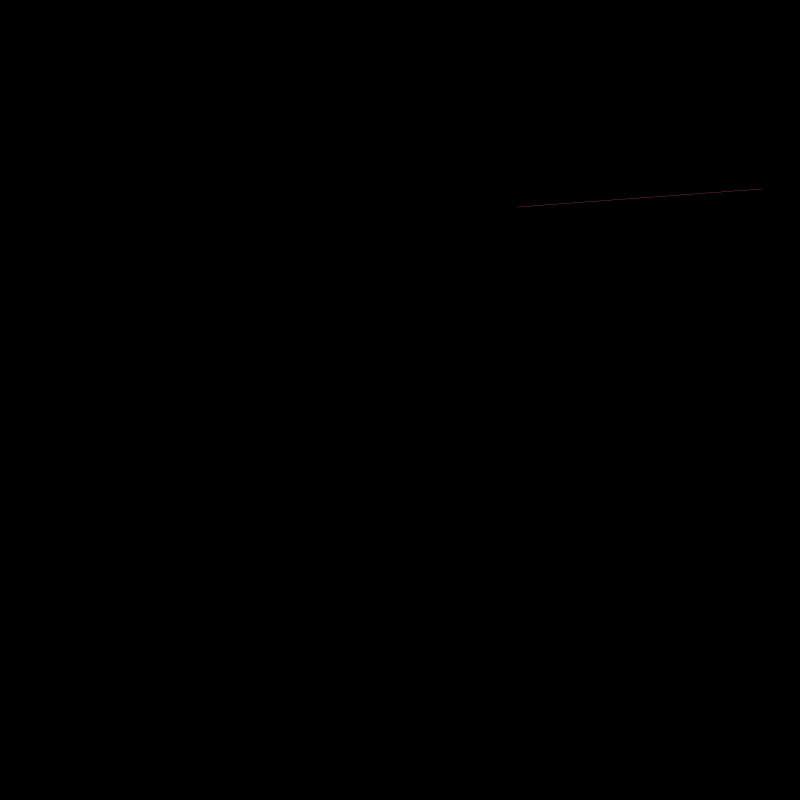
Frame 1 (no input)
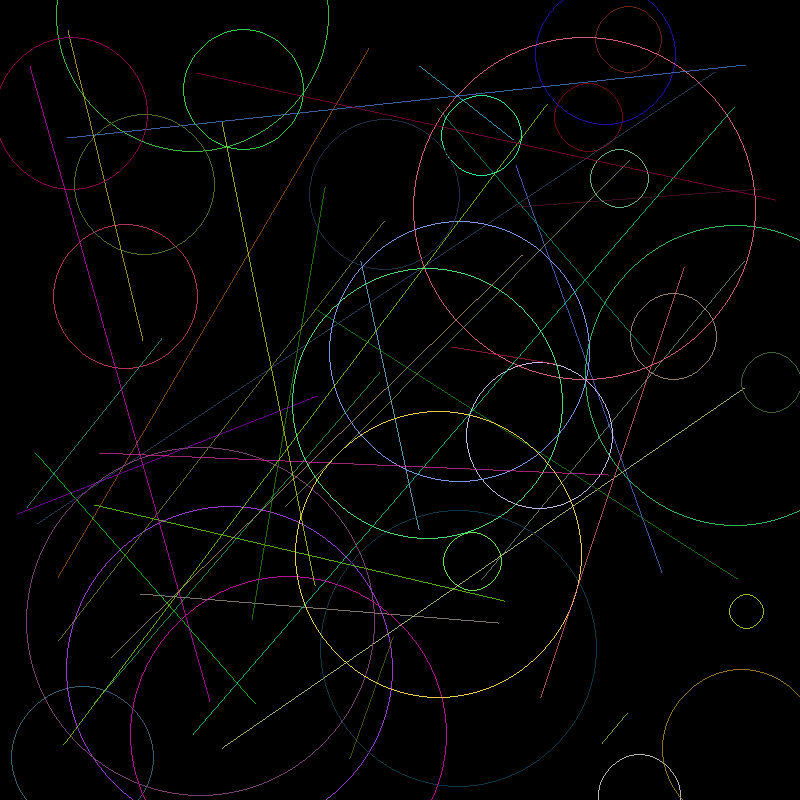
Frame 60 (the mouse pressed at the canvas centre just before this capture)
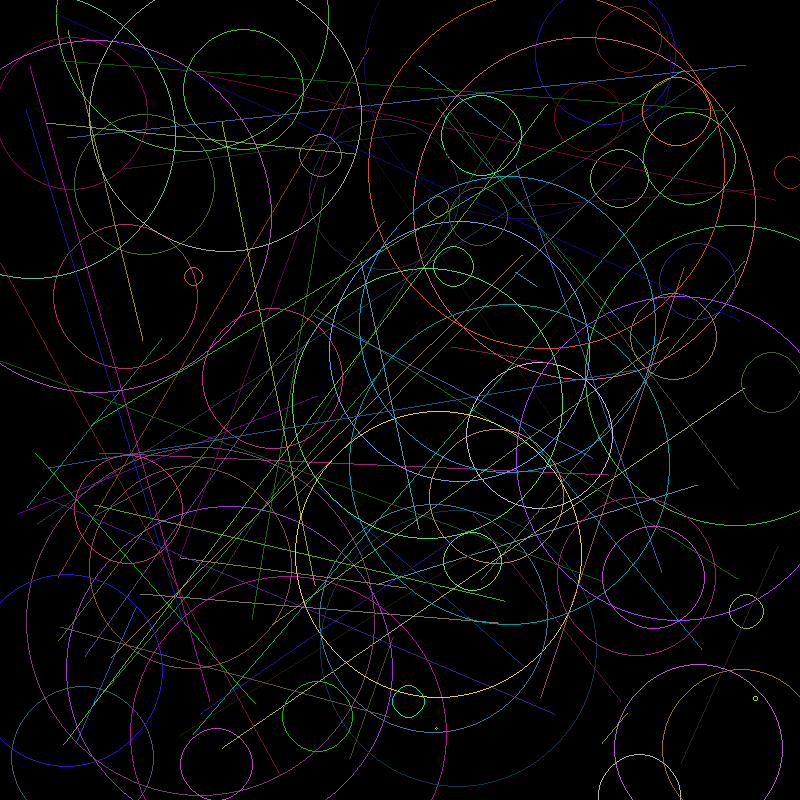
Frame 120 (the mouse held since frame 60 and released just before this capture)

The Processing sketch that drew these frames (run headless with seeded random() and noise(); from frame 60 on, the mouse is pressed at the canvas centre):

// Processing sketch: t2
// ── t2.pde
boolean who;
int xi, xf, yi, yf;
int xc, yc, r;

void setup(){
  size(800,800);
  background(0);
}

void draw(){
  
  xi = intRNG();
  yi = intRNG();
  xf = intRNG();
  yf = intRNG();
  xc = intRNG();
  yc = intRNG();
  r = (int)random(180);
  
  
  if(guess(who)){
    stroke(colorRNG(),colorRNG(),colorRNG());
    linDDA(xi,yi,xf,yf);
  }
  else{
    stroke(colorRNG(),colorRNG(),colorRNG());
    circBrasenham(xc, yc, r);
  }
}

void keyPressed(){
  if (key == ESC){
    exit();
  }
}

boolean guess(boolean who){
  float t = random(0,1);
  who = (t > 0.5) ? true : false;
  return who;
}

int colorRNG(){
  int value = (int)random(0,255);
  return value;
}

int intRNG(){
  int value = (int)random(0,800);
  return value;
}

void linDDA(int xi, int yi, int xf, int yf){
  
    int dx = xf - xi, dy = yf - yi, steps, k;
    
    float incX, incY, x = xi, y = yi;
    
    if (abs(dx) > abs(dy)) steps = abs(dx);
    else steps = abs(dy);
    
    incX = dx / (float) steps;
    incY = dy / (float) steps;
  
    point((int)x,(int)y);
    
    for(k = 0 ; k < steps ; k++){
    
        x += incX;
        y += incY;  
    
        point((int)x,(int)y);
    
    }

}


void circBrasenham (int xc, int yc, int r){
    
    int x = 0, y = r, d = 3 - 2*r;
  
    while(y >= x)
    {
        circle(xc, yc, x, y);
        x++;
 
        if (d > 0){
            y--; 
            d = d + 4 * (x - y) + 10;
        }
        
        else{
            d = d + 4 * x + 6;
        }   
        
        circle(xc, yc, x, y); 
    }
}

void circle(int xc, int yc, int x, int y){
    point(xc+x, yc+y);
    point(xc-x, yc+y);
    point(xc+x, yc-y);
    point(xc-x, yc-y);
    point(xc+y, yc+x);
    point(xc-y, yc+x);
    point(xc+y, yc-x);
    point(xc-y, yc-x);
}
